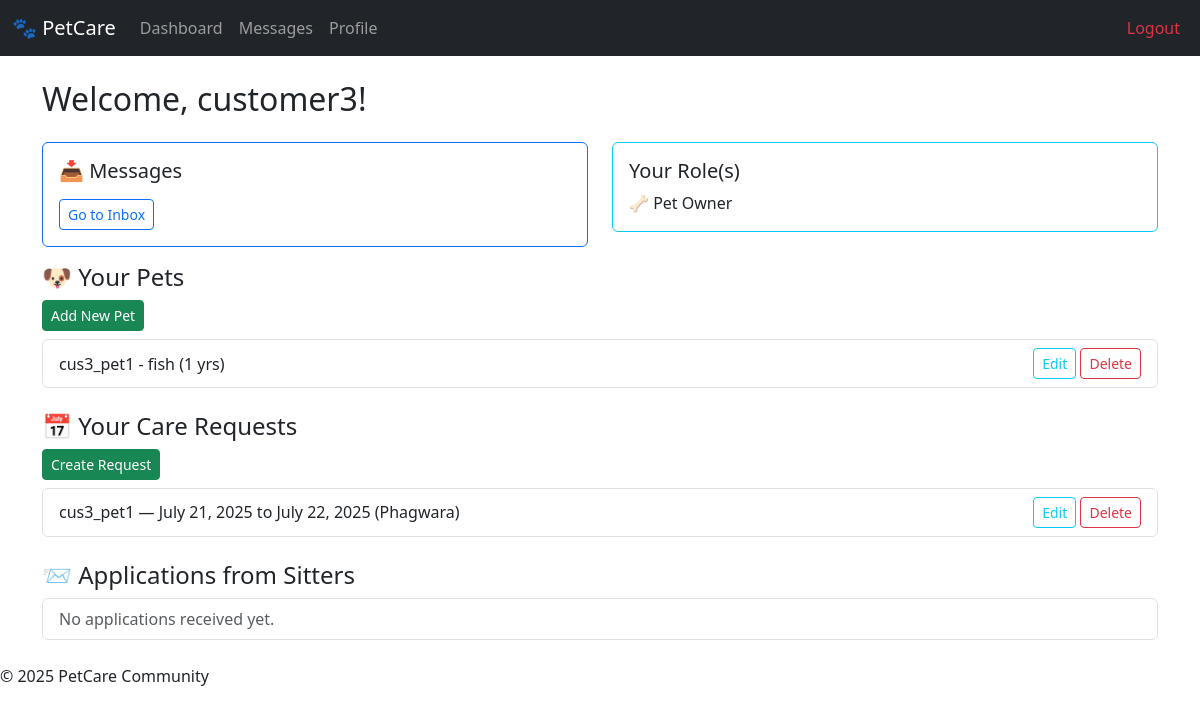
The app's page /accounts/dashboard/ (signed in) with its own data.
### accounts/models.py (models this page shows, shortened)
class User(AbstractUser):
    is_owner = models.BooleanField(default=False)
    is_sitter = models.BooleanField(default=False)
    profile_picture = models.ImageField(upload_to='profiles/', blank=True, null=True)
    bio = models.TextField(blank=True)
    phone_number = models.CharField(max_length=15, blank=True)
    location = models.CharField(max_length=100, blank=True)

### pets/models.py (models this page shows, shortened)
class Pet(models.Model):
    owner = models.ForeignKey(User, on_delete=models.CASCADE, related_name='pets')
    name = models.CharField(max_length=100)
    type = models.CharField(max_length=50)  # e.g., Dog, Cat
    breed = models.CharField(max_length=100, blank=True)
    age = models.PositiveIntegerField()
    description = models.TextField(blank=True)
    photo = models.ImageField(upload_to='pets/', blank=True, null=True)

### care_requests/models.py (models this page shows, shortened)
class CareRequest(models.Model):
    pet = models.ForeignKey(Pet, on_delete=models.CASCADE)
    owner = models.ForeignKey(User, on_delete=models.CASCADE)
    start_date = models.DateField()
    end_date = models.DateField()
    location = models.CharField(max_length=100)
    instructions = models.TextField(blank=True)
    is_fulfilled = models.BooleanField(default=False)
    created_at = models.DateTimeField(auto_now_add=True)

### accounts/views.py (the view, shortened to what this page needs)
# urls.py: path('dashboard/', views.dashboard, name='dashboard'),
@login_required
def dashboard(request):
    user = request.user
    context = {}
    if user.is_owner:
        context['pets'] = Pet.objects.filter(owner=user)
        context['my_requests'] = CareRequest.objects.filter(owner=user)
        context['received_applications'] = Application.objects.filter(care_request__owner=user)
    return render(request, 'accounts/dashboard.html', context)

### accounts/templates/accounts/dashboard.html (shortened to what this page needs)
{% extends 'base.html' %}
{% load static %}
{% block content %}
<div class="container mt-4">
  <h2 class="mb-4">Welcome, {{ user.username }}!</h2>
  <div class="row mb-3">
    <div class="col-md-6">
      <div class="card border-primary">
        <div class="card-body">
          <h5 class="card-title">📥 Messages</h5>
          <a href="{% url 'inbox' %}" class="btn btn-sm btn-outline-primary">Go to Inbox</a>
        </div>
      </div>
    </div>
    <div class="col-md-6">
      <div class="card border-info">
        <div class="card-body">
          <h5 class="card-title">Your Role(s)</h5>
          <p class="card-text">
            {% if user.is_owner %}🦴 Pet Owner<br>{% endif %}
          </p>
        </div>
      </div>
    </div>
  </div>
  {% if user.is_owner %}
    <h4>🐶 Your Pets</h4>
    <a href="{% url 'add_pet' %}" class="btn btn-sm btn-success mb-2">Add New Pet</a>
    <ul class="list-group mb-4">
      {% for pet in pets %}
        <li class="list-group-item d-flex justify-content-between align-items-center">
          {{ pet.name }} - {{ pet.type }} ({{ pet.age }} yrs)
          <span>
            <a href="{% url 'edit_pet' pet.id %}" class="btn btn-sm btn-outline-info">Edit</a>
            <a href="{% url 'delete_pet' pet.id %}" class="btn btn-sm btn-outline-danger">Delete</a>
          </span>
        </li>
      {% empty %}
        <li class="list-group-item text-muted">No pets added yet.</li>
      {% endfor %}
    </ul>
    <h4>📅 Your Care Requests</h4>
    <a href="{% url 'create_request' %}" class="btn btn-sm btn-success mb-2">Create Request</a>
    <ul class="list-group mb-4">
      {% for req in my_requests %}
        <li class="list-group-item d-flex justify-content-between align-items-center">
          {{ req.pet.name }} — {{ req.start_date }} to {{ req.end_date }} ({{ req.location }})
          <span>
            <a href="{% url 'edit_request' req.id %}" class="btn btn-sm btn-outline-info">Edit</a>
            <a href="{% url 'delete_request' req.id %}" class="btn btn-sm btn-outline-danger">Delete</a>
          </span>
        </li>
      {% empty %}
        <li class="list-group-item text-muted">No care requests created yet.</li>
      {% endfor %}
    </ul>
    <h4>📨 Applications from Sitters</h4>
    <ul class="list-group mb-4">
      {% for app in received_applications %}
        <li class="list-group-item">
          <form method="post" action="{% url 'request_detail' app.care_request.pk %}" class="d-flex justify-content-between align-items-center">
            {% csrf_token %}
            <div>
              <strong>
                <a href="{% url 'public_profile' user_id=app.sitter.id %}">
                  {{ app.sitter.username }}
                </a>
              </strong> applied for
              {{ app.care_request.pet.name }}
            </div>
            <div class="d-flex align-items-center">
              <input type="hidden" name="action" value="update_status">
              <input type="hidden" name="application_id" value="{{ app.id }}">
              <select name="status" class="form-select form-select-sm me-2" style="width: auto;">
                <option value="Pending" {% if app.status == 'Pending' %}selected{% endif %}>Pending</option>
                <option value="Accepted" {% if app.status == 'Accepted' %}selected{% endif %}>Accepted</option>
                <option value="Rejected" {% if app.status == 'Rejected' %}selected{% endif %}>Rejected</option>
              </select>
              <button type="submit" class="btn btn-sm btn-success">Update</button>
            </div>
          </form>
        </li>
      {% empty %}
        <li class="list-group-item text-muted">No applications received yet.</li>
      {% endfor %}
    </ul>
  {% endif %}
</div>
{% endblock %}

### records on screen
User: username "customer3"
Pet: name "cus3_pet1", type "fish", age "1"
CareRequest: pet.name "cus3_pet1", start_date "July 21, 2025", end_date "July 22, 2025", location "Phagwara"
